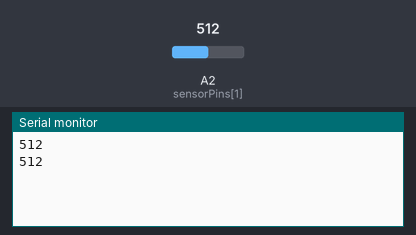
Bench run of a sketch on a simulated Arduino Uno, built with avr-gcc and run on an emulated ATmega328P. On the bench: the last lines printed to the serial monitor. Inputs (shaded band) come from the test bench; at power-on: A2 (sensorPins[1]) = 512. Random numbers use the default seed unless the sketch sets one.

Above: at 5.0 s.
5.1 s: A2 (sensorPins[1]) set to 716
At 8.4 s:
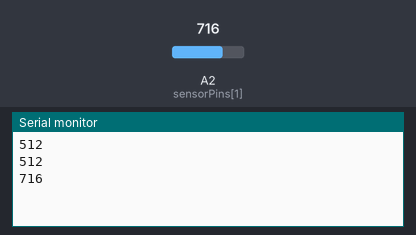
10.2 s: A2 (sensorPins[1]) set to 900
At 12.2 s:
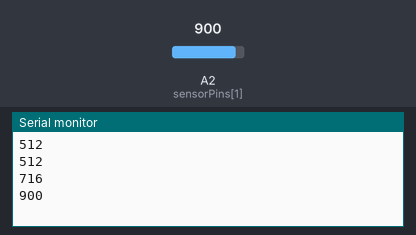
Timing chart, 0 to 13.7 s (numbered marks = the images above; inputs shaded):
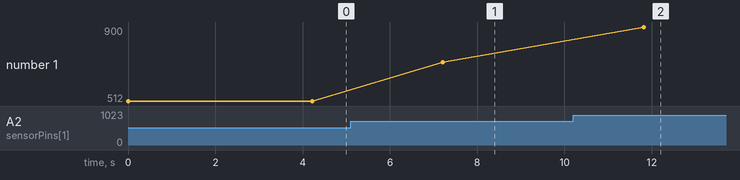

Measured:
- after the input at 5.1 s, the serial monitor: prints a new line after 2.1 s (image 1)
- after the input at 10.2 s, the serial monitor: prints a new line after 1.6 s (image 2)
- plotted number 1: 512 → 716 after the input at 5.1 s, 716 → 900 after the input at 10.2 s

The sketch:

Program2_verticalfade.ino
```cpp
// Pius Wong, 4/28/2016
// personal project
// This program is supposed to have lights softly falling down row by row
// Modified from "White on White" program.  Arrays "row" and "col" may not be
// intuitively defined, because the original "White on White" grid program
// may have swapped rows and columns.  Here row[] describes the grounded wires
// going more or less vertically, while [col] has the powered wires running
// more or less horizontally.
boolean debug = false;

// Set the LED variables
// LED pins for power rows, top to bottom
int row[] = {13, 12, 11, 10, 9, 8};
const int sizeRow = 6;
// LED pins for ground columns, left to right
int col[] = {5, 6, 7};
const int sizeCol = 3;
// LED pins for light sensor
int sensorPins[] = {A1, A2, A3};  // 0v, signal, 5v

// counters
int count = 0;
int count2 = 0;
int count3 = 0;
int count4 = 0;
int count5 = 0;
int count6 = 0;

// timing
// 21 ms PWM cycle time seems to work; 1/21 duty cycle still smooth
int cycletime = 8000; //15000;  15000 was good for 4 columns; 8000 seems to be OK for 3 columns
int timesegments = 100;  // should divide evenly into cycletime
int timestep = cycletime/timesegments; // = cycletime/timesegments..
                                  // directly defined because of variable type issues
int timeon;
int timeoff;
int timenow;
int timeshift;
int timeshiftstart;

// brightness
int brightness[sizeRow][sizeCol];

// sensing
boolean trigger = false;


void setup() {

  // Initialize and turn off all LEDs.
  for (int count = 0; count < sizeCol; count++){
    pinMode(col[count], OUTPUT);
    digitalWrite(col[count], LOW);
  }
  for (int count = 0; count < sizeRow; count++){
    pinMode(row[count], OUTPUT);
    digitalWrite(row[count], LOW);
  }

  // Turn on LEDs
  for (count = 0; count < sizeCol; count++){
    digitalWrite(row[count], HIGH);
  }

  randomSeed(analogRead(A0));
  Serial.begin(9600);

  // Initialize brightness array.  It is ZERO-INDEXED!
  for (count=0; count < sizeRow; count++){
    for (count2=0; count2 < sizeCol; count2++){
      brightness[count][count2] = 0;
    }
  }

  // Initialize light sensor pins
  pinMode(sensorPins[0], OUTPUT);
  pinMode(sensorPins[2], OUTPUT);
  digitalWrite(sensorPins[0], LOW);  // 0v
  digitalWrite(sensorPins[2], HIGH); // 5v

}


void loop() {

  // Sense environment
  int ambientLight = analogRead(sensorPins[1]); // 0 = darkest, 1023 = brightest
  Serial.println(ambientLight);    //debug
  int periodMax = map(ambientLight, 0, 1023, 8, 0);

  // set timing
  int period = random(1, periodMax); // seconds
  // Serial.println(period);  // debug
  int timecyclestart = millis();
  timeshiftstart = timecyclestart;
  int timeshift = random(50,1000); // milliseconds
  timeshift = timeshift*random(70,100)/100;  // skew distribution hack, instead of uniform distribution
  // Serial.println(timenow);  // debug
  boolean loopdone = false;

  // Set brightness coefficient
  float coeff = 2*3.14159/period;

  // Let LEDs shine through one full cycle
  while(loopdone == false)
  {

    // Get time
    timenow = millis();
    // Serial.print("timenow = "); Serial.println(timenow);  // debug

    // Set brightness according to time & phase shift
    for(count6 = 0; count6<sizeRow; count6++)  // go row by row
    {
      // If the time window is right...
      if( timenow - timecyclestart <= (period*1000 + count6*timeshift) ) // time < end of period
      {
        if( timenow - timecyclestart >= (count6*timeshift) ) // time > start of period
        {
          // ...set brightness according to the equation.
          brightness[count6][0] = round(timesegments*0.5*(
              1 - cos( coeff*(timenow-timecyclestart-count6*timeshift)/1000 )));
        }
      }
      else{  // Otherwise just set it to zero.
        brightness[count6][0] = 0;
      }
    }

    // Start one PWM cycle.
    // Default is LEDs are on. Turn off as needed for PWM.
    for (count4=0; count4 < timesegments; count4++)  // for 0 to (max-1)...
    {
      // As time segments pass in PWM, turn LEDs off.
      for (count5=0; count5 < sizeRow+1; count5++) // check row by row
      {
        int rowOfInterest = count5;  // This is the row to adjust.
        // Serial.print(count4); Serial.print(" "); Serial.println(brightness[rowOfInterest][0]); // debug
        // If current time segment matches the intended brightness level...
        if (count4 == brightness[rowOfInterest][0]){
          // ...turn LEDs off.
          digitalWrite(row[rowOfInterest], LOW);
          // as long as it's not the last time segment of the PWM cycle...
        }
      }
      delayMicroseconds(timestep);
      // Serial.println(micros()); // debug
    }

    // Turn on LEDs after one PWM cycle
    for (count = 0; count < sizeRow; count++){
      digitalWrite(row[count], HIGH);
    }

    // Check if the cycle is done
    if( timenow - timecyclestart > (period*1000 + timeshift*(sizeRow-1)) )
    {
      loopdone = true;
    }

  }
}
```
